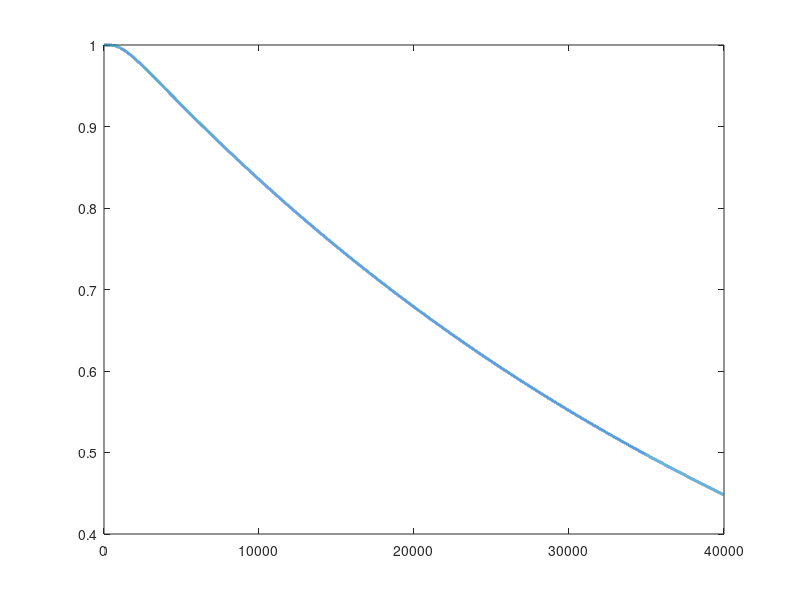

Recreate this plot in MATLAB. (Note: this script raises an error after producing the figure.)
clc
clear
close all
%% Initialization
biot_nos=[0.2,1,5,10];
fo=10; %0.1 to 10
M=11;
dx=1/(M-1);
dt=1e-4;
t_step=9.9/dt;
figure(1)
for bi=biot_nos
    theta=ones(M,t_step+1); 
    theta(M,1)=1/(1+bi*dx);
    for t=2:1:t_step+1
        for x=2:1:M-1
            theta(x,t)=theta(x,t-1)+dt*(theta(x-1,t-1)-2*theta(x,t-1)+theta(x+1,t-1))/(dx^2);
        end
        theta(1,t)=theta(2,t);
        theta(M,t)=theta(M-1,t)/(1+bi*dx);
    end
    plot(1:1:40000,theta(1,1:40000),'LineWidth',2);
    hold on;
    yscale("log")
end
legend('Bi=0.2','Bi=1','Bi=5','Bi=10')






